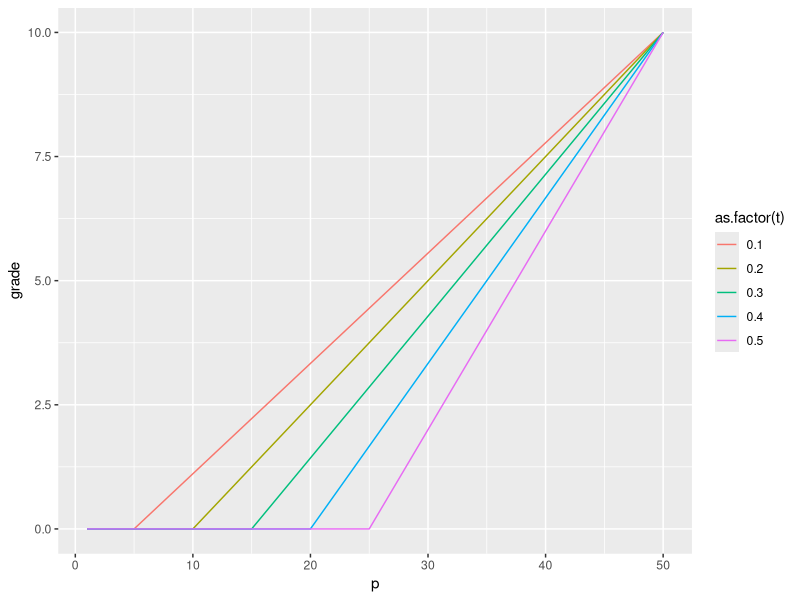

Generate this figure with R:
rm(list = ls())
library(tidyverse)

grade = function(m,p,t){
  g = 10*((p/m-t)/(1-t))
  if(p/m <= t){g = 0}
  return(g)
}


students = expand.grid(m = 50, p = seq(from = 1, to = 50, by = 1), t = seq(from = 0.1, to = 0.5, by = 0.1))
students$grade = 0

for (i in 1:nrow(students)){
  print(i)
  students[i,4] = grade(students[i,1], students[i,2], students[i,3])
}
students

students %>% ggplot(aes(x = p, y = grade, color = as.factor(t), group = as.factor(t))) + geom_line()
